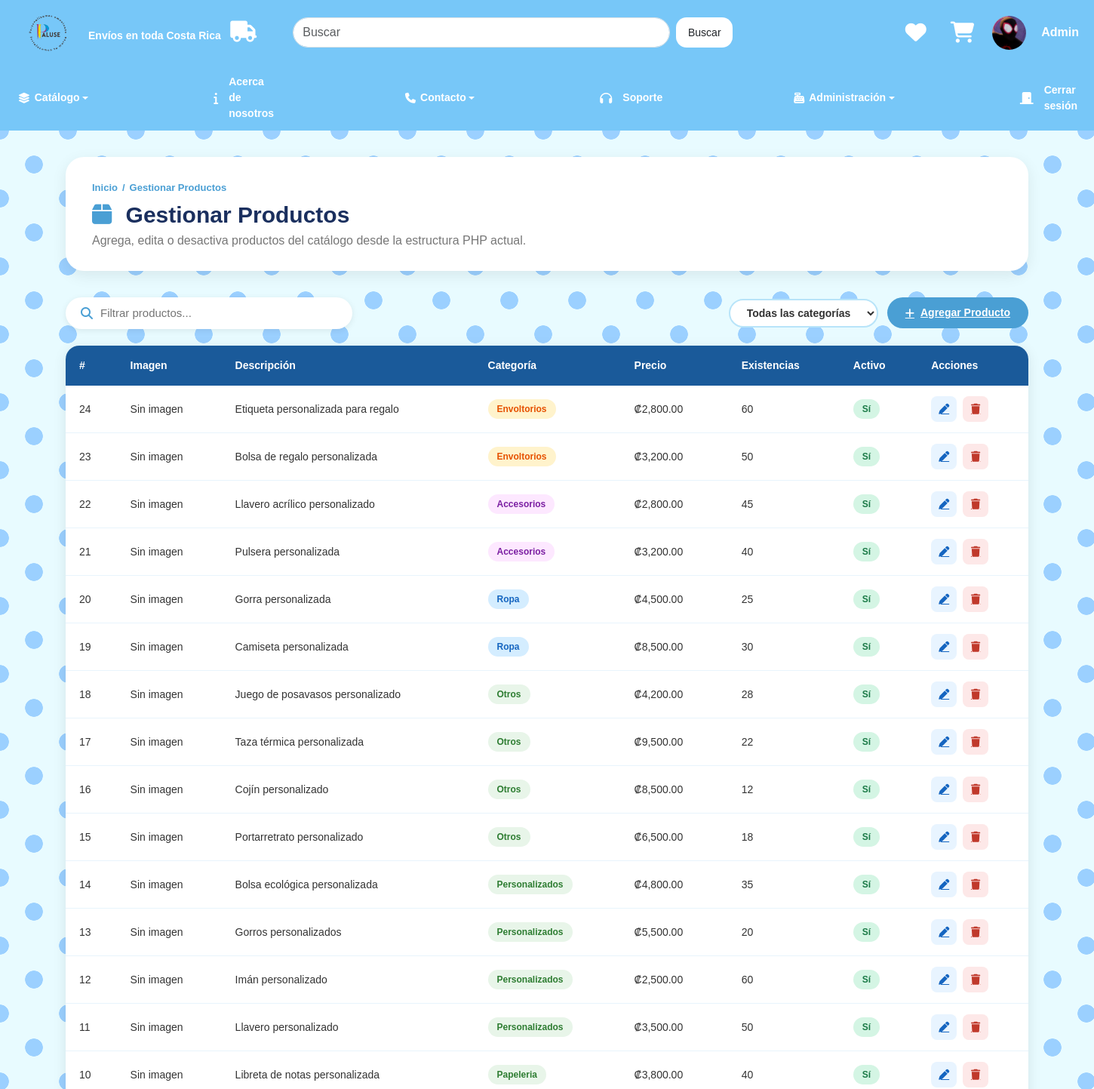
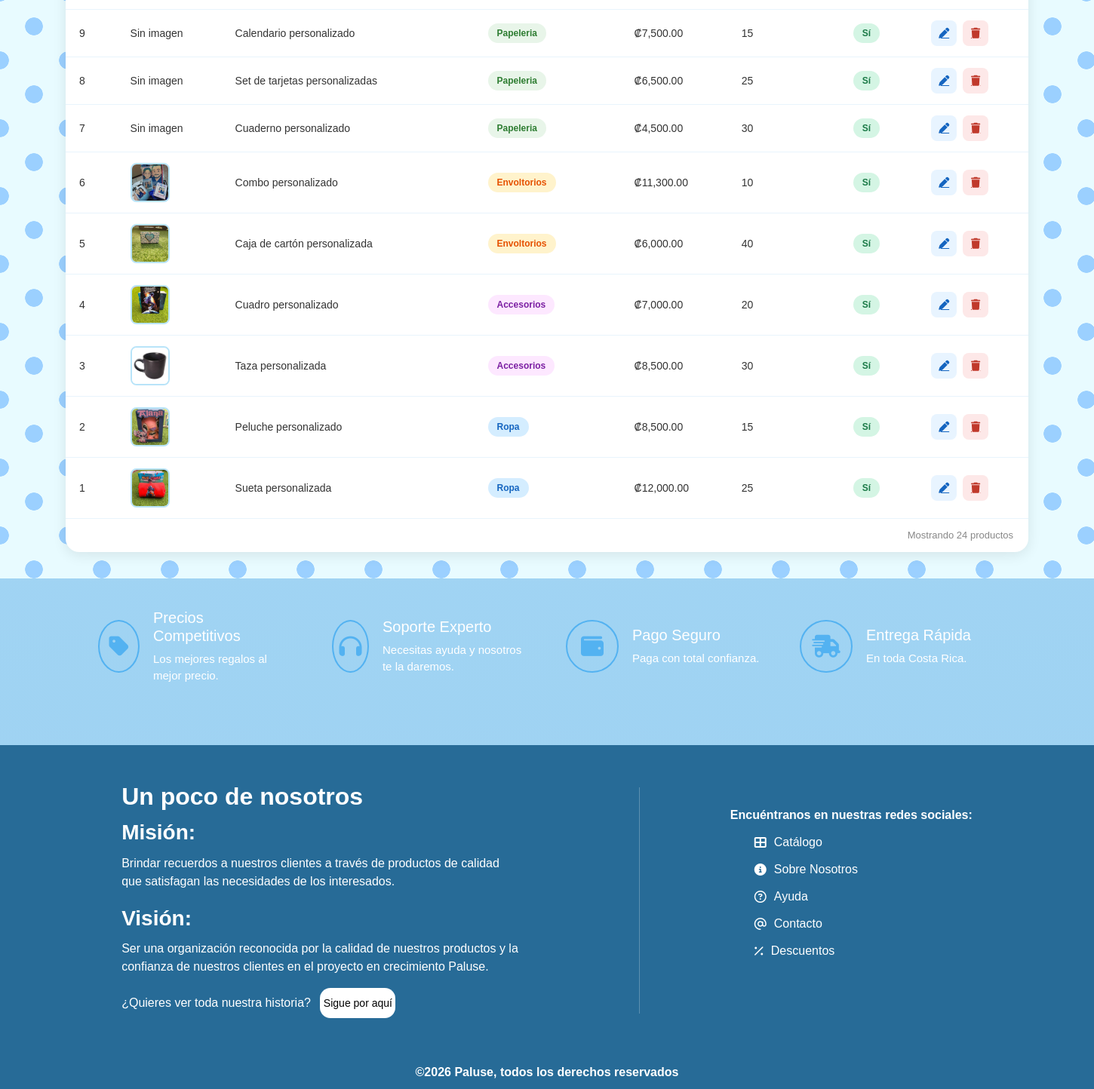
/producto/index (signed in), run on the app's committed database (2 pictures, top to bottom).
### tables this page shows
CREATE TABLE producto (
  id_producto INT NOT NULL AUTO_INCREMENT,
  id_categoria INT NOT NULL,
  descripcion VARCHAR(50) NOT NULL,
  detalle TEXT,
  precio DECIMAL(12,2) CHECK (precio >= 0),
  existencias INT UNSIGNED CHECK (existencias >= 0),
  ruta_imagen VARCHAR(1024),
  activo BOOLEAN,
  fecha_creacion TIMESTAMP DEFAULT CURRENT_TIMESTAMP,
  fecha_modificacion TIMESTAMP DEFAULT CURRENT_TIMESTAMP ON UPDATE CURRENT_TIMESTAMP,
  PRIMARY KEY (id_producto),
  UNIQUE (descripcion),
  INDEX ndx_descripcion (descripcion),
  FOREIGN KEY fk_producto_categoria (id_categoria) REFERENCES categoria(id_categoria)
);

CREATE TABLE categoria (
  id_categoria INT NOT NULL AUTO_INCREMENT,
  descripcion VARCHAR(50) NOT NULL,
  ruta_imagen VARCHAR(1024),
  activo BOOLEAN,
  fecha_creacion TIMESTAMP DEFAULT CURRENT_TIMESTAMP,
  fecha_modificacion TIMESTAMP DEFAULT CURRENT_TIMESTAMP ON UPDATE CURRENT_TIMESTAMP,
  PRIMARY KEY (id_categoria),
  UNIQUE (descripcion),
  INDEX ndx_descripcion (descripcion)
);

### app/controllers/ProductoController.php (called while the page is built, shortened)
<?php
class ProductoController extends Controller {
    private $productoModel;
    private $categoriaModel;
    public function __construct() {
        $this->productoModel = $this->model('Producto');
        $this->categoriaModel = $this->model('Categoria');
    }
    public function index() {
        $this->view('producto/index', [
            'productos' => $this->productoModel->getAll(),
            'categorias' => $this->categoriaModel->getAll(),
            'css' => [
                'indexStyles.css',
                'adminStyles.css',
                'gestionarProductosStyles.css'
            ]
        ]);
    }
}

### app/core/App.php (called while the page is built, shortened)
<?php
class App {
    protected $method = 'index';
    public function __construct() {
        $url = $this->parseUrl();
        if (isset($url[0]) && file_exists('../app/controllers/' . ucfirst($url[0]) . 'Controller.php')) {
            unset($url[0]);
        }
        $this->controller = new $this->controller;
        if (isset($url[1]) && method_exists($this->controller, $url[1])) {
            $this->method = $url[1];
            unset($url[1]);
        }
        $this->params = $url ? array_values($url) : [];
        call_user_func_array([$this->controller, $this->method], $this->params);
    }
    public function parseUrl() {
        if (isset($_GET['url'])) {
            $url = rtrim($_GET['url'], '/');
            return explode('/', filter_var($url, FILTER_SANITIZE_URL));
        }
        return [];
    }
}

### public/index.php (called while the page is built, shortened)
<?php
require_once '../app/core/App.php';
$app = new App();

### app/models/Producto.php (called while the page is built, shortened)
<?php
require_once '../app/config/Database.php';
class Producto {
    private $db;
    public function __construct() {
        $this->db = Database::getInstance()->getConnection();
    }
    public function getAll() {
        $query = "SELECT producto.*, categoria.descripcion AS categoria_descripcion
                  FROM producto
                  INNER JOIN categoria ON producto.id_categoria = categoria.id_categoria
                  ORDER BY producto.id_producto DESC";
        $result = $this->db->query($query);
        $productos = [];
        if ($result && $result->num_rows > 0) {
            while ($row = $result->fetch_assoc()) {
                $productos[] = $row;
            }
        }
        return $productos;
    }
}

### app/config/Database.php (called while the page is built, shortened)
<?php
class Database {
    private static $instance = null;
    private $conn;
    private function __construct() {
        try {
            $this->conn = new mysqli(DB_HOST, DB_USER, DB_PASS, DB_NAME);
            $this->conn->set_charset("utf8");
        } catch (mysqli_sql_exception $e) {
            die("Error de conexión a la base de datos. Por favor, verifica que MySQL esté encendido y la base de datos '" . DB_NAME . "' exista. Detalle: " . $e->getMessage());
        }
    }
    public static function getInstance() {
        if (!self::$instance) {
            self::$instance = new Database();
        }
        return self::$instance;
    }
    public function getConnection() {
        return $this->conn;
    }
}

### app/views/producto/index.php (the view, shortened to what this page needs)
<?php require_once '../app/views/layouts/head.php'; ?>
<?php require_once '../app/views/layouts/header.php'; ?>
<?php
function productoBadgeClass($categoria) {
    $normalized = strtolower(trim($categoria));
    switch ($normalized) {
        case 'ropa':
            return 'badge-ropa';
        case 'accesorios':
            return 'badge-accesorios';
        case 'envoltorios':
            return 'badge-envoltorios';
        default:
            return 'badge-otros';
    }
}
?>
<main class="admin-page">
    <section class="admin-header">
        <div class="admin-header-texto">
            <nav class="breadcrumb-admin" aria-label="breadcrumb">
                <a href="<?= BASE_URL ?>">Inicio</a>
                <span>/</span>
                <span>Gestionar Productos</span>
            </nav>
            <h1>
                <i class="fa-solid fa-box"></i>
                Gestionar Productos
            </h1>
            <p>Agrega, edita o desactiva productos del catálogo desde la estructura PHP actual.</p>
        </div>
    </section>
    <div class="gp-toolbar">
        <div class="gp-busqueda">
            <i class="fa-solid fa-magnifying-glass"></i>
            <input type="text" id="filtroProducto" placeholder="Filtrar productos..." oninput="filtrarTabla()">
        </div>
        <div class="gp-toolbar-derecha">
            <select id="filtroCategoria" class="gp-select" onchange="filtrarTabla()">
                <option value="">Todas las categorías</option>
            </select>
            <a href="<?= BASE_URL ?>/producto/create" class="btn-agregar">
                <i class="fa-solid fa-plus"></i>
                Agregar Producto
            </a>
        </div>
    </div>
    <div class="gp-tabla-contenedor">
        <table class="gp-tabla" id="tablaProductos">
            <thead>
                <tr>
                    <th>#</th>
                    <th>Imagen</th>
                    <th>Descripción</th>
                    <th>Categoría</th>
                    <th>Precio</th>
                    <th>Existencias</th>
                    <th>Activo</th>
                    <th>Acciones</th>
                </tr>
            </thead>
            <tbody>
                <?php foreach ($data['productos'] as $producto): ?>
                    <tr>
                        <td><?= $producto['id_producto'] ?></td>
                        <td>
                            <?php if (!empty($producto['ruta_imagen'])): ?>
                                <img
                                    src="<?= htmlspecialchars($producto['ruta_imagen']) ?>"
                                    class="gp-img-miniatura"
                                    alt="<?= htmlspecialchars($producto['descripcion']) ?>">
                            <?php else: ?>
                                <span>Sin imagen</span>
                            <?php endif; ?>
                        </td>
                        <td class="col-descripcion"><?= htmlspecialchars($producto['descripcion']) ?></td>
                        <td>
                            <span class="gp-badge <?= productoBadgeClass($producto['categoria_descripcion']) ?>">
                                <?= htmlspecialchars($producto['categoria_descripcion']) ?>
                            </span>
                        </td>
                        <td>₡<?= number_format((float) $producto['precio'], 2) ?></td>
                        <td><?= (int) $producto['existencias'] ?></td>
                        <td>
                            <span class="gp-activo <?= !empty($producto['activo']) ? 'activo-si' : 'activo-no' ?>">
                                <?= !empty($producto['activo']) ? 'Sí' : 'No' ?>
                            </span>
                        </td>
                        <td>
                            <div class="gp-acciones">
                                <a
                                    href="<?= BASE_URL ?>/producto/edit/<?= $producto['id_producto'] ?>"
                                    class="btn-editar"
                                    title="Editar">
                                    <i class="fa-solid fa-pen"></i>
                                </a>
                                <a
                                    href="<?= BASE_URL ?>/producto/delete/<?= $producto['id_producto'] ?>"
                                    class="btn-eliminar"
                                    title="Eliminar"
                                    onclick="return confirm('¿Seguro que deseas desactivar este producto?');">
                                    <i class="fa-solid fa-trash"></i>
                                </a>
                            </div>
                        </td>
                    </tr>
                <?php endforeach; ?>
            </tbody>
        </table>
        <div class="gp-contador">
            <span id="contadorProductos">Mostrando <?= count($data['productos']) ?> productos</span>
        </div>
    </div>
</main>
<?php require_once '../app/views/layouts/footer.php'; ?>

### public/css/general.css (style rules this page uses)
* { margin:0; padding:0; box-sizing:border-box; }
body { background:linear-gradient(180deg,#aadcfa,#9dd1f1); font-family:Arial, Helvetica, sans-serif; }

### public/css/indexStyles.css (style rules this page uses)
* { margin: 0; padding: 0; box-sizing: border-box; }
body { background: linear-gradient(180deg, #aadcfa, #9dd1f1); font-family: Arial, Helvetica, sans-serif; }

### public/css/adminStyles.css (style rules this page uses)
.admin-page { min-height: 100vh; padding: 35px 6%; background-color: #e8fbff; background-image: radial-gradient(#9bd0ff 18%, transparent 19%), radial-gradient(#9bd0ff 18%, transparent 19%); background-size: 90px 90px; background-position: 0 0, 45px 45px; }
.admin-header { display: flex; justify-content: space-between; align-items: center; background: white; border-radius: 24px; padding: 28px 35px; margin-bottom: 35px; box-shadow: 0 6px 20px rgba(0, 0, 0, 0.08); flex-wrap: wrap; gap: 15px; }
.admin-header-texto h1 { font-size: 34px; font-weight: 900; color: #1a2f5e; margin-bottom: 4px; }
.admin-header-texto p { color: #777; font-size: 16px; margin: 0; }

### public/css/gestionarProductosStyles.css (style rules this page uses)
.breadcrumb-admin { display: inline-flex; align-items: center; gap: 6px; font-size: 13px; font-weight: 600; color: #4a9fd4; margin-bottom: 8px; }
.breadcrumb-admin a { color: #4a9fd4; text-decoration: none; transition: 0.2s; }
.breadcrumb-admin span { color: #4a9fd4; }
.admin-header-texto h1 { font-size: 30px; font-weight: 900; color: #1a2f5e; margin-bottom: 4px; }
.admin-header-texto h1 i { margin-right: 10px; color: #4a9fd4; }
.gp-toolbar { display: flex; justify-content: space-between; align-items: center; margin-bottom: 22px; gap: 14px; flex-wrap: wrap; }
.gp-busqueda { display: flex; align-items: center; background: white; border-radius: 50px; padding: 10px 20px; gap: 10px; box-shadow: 0 2px 8px rgba(0,0,0,0.08); flex: 1; max-width: 380px; }
.gp-busqueda i { color: #4a9fd4; font-size: 16px; }
.gp-busqueda input { border: none; outline: none; font-size: 15px; width: 100%; background: transparent; color: #333; }
.gp-toolbar-derecha { display: flex; align-items: center; gap: 12px; }
.gp-select { border: 2px solid #b8e4f9; border-radius: 50px; padding: 8px 18px; font-size: 14px; font-weight: 600; color: #333; background: white; cursor: pointer; outline: none; transition: border-color 0.2s; }
.btn-agregar { background: #4a9fd4; color: white; border: none; border-radius: 50px; padding: 10px 24px; font-size: 14px; font-weight: 700; cursor: pointer; display: flex; align-items: center; gap: 8px; transition: background 0.25s, transform 0.2s; white-space: nowrap; }
.gp-tabla-contenedor { background: white; border-radius: 18px; box-shadow: 0 4px 18px rgba(0,0,0,0.09); overflow: hidden; }
.gp-tabla { width: 100%; border-collapse: collapse; }
.gp-tabla thead tr { background: #1a5a9a; color: white; }
.gp-tabla thead th { padding: 16px 18px; font-size: 14px; font-weight: 700; text-align: left; white-space: nowrap; }
.gp-tabla tbody tr { border-bottom: 1px solid #e8f4fc; transition: background 0.18s; }
.gp-tabla tbody tr:last-child { border-bottom: none; }
.gp-tabla td { padding: 14px 18px; font-size: 14px; color: #333; vertical-align: middle; }
.gp-img-miniatura { width: 52px; height: 52px; object-fit: cover; border-radius: 8px; border: 2px solid #b8e4f9; }
.gp-badge { font-size: 12px; font-weight: 700; padding: 4px 12px; border-radius: 50px; display: inline-block; }
.badge-ropa { background: #d4edff; color: #1565c0; }
.badge-accesorios { background: #fde8ff; color: #7b1fa2; }
.badge-envoltorios { background: #fff3cc; color: #e65100; }
.badge-otros { background: #e8f5e9; color: #2e7d32; }
.gp-activo { font-size: 12px; font-weight: 700; padding: 4px 12px; border-radius: 50px; display: inline-block; }
.activo-si { background: #d4f5e4; color: #1b7a47; }
.gp-acciones { display: flex; gap: 8px; }
.btn-editar, .btn-eliminar { width: 34px; height: 34px; border: none; border-radius: 8px; cursor: pointer; display: flex; align-items: center; justify-content: center; font-size: 14px; transition: transform 0.2s, opacity 0.2s; }
.btn-editar { background: #e8f4ff; color: #1565c0; }
.btn-eliminar { background: #fde8e8; color: #c0392b; }
.gp-contador { padding: 12px 20px; font-size: 13px; color: #888; border-top: 1px solid #e8f4fc; text-align: right; }

### data on the page
producto: id_producto "24", shows "Sin imagen", descripcion "Etiqueta personalizada para regalo", id_categoria.descripcion "Envoltorios", precio "2,800.00", existencias "60", activo "Sí"
producto: id_producto "23", shows "Sin imagen", descripcion "Bolsa de regalo personalizada", id_categoria.descripcion "Envoltorios", precio "3,200.00", existencias "50", activo "Sí"
producto: id_producto "22", shows "Sin imagen", descripcion "Llavero acrílico personalizado", id_categoria.descripcion "Accesorios", precio "2,800.00", existencias "45", activo "Sí"
producto: id_producto "21", shows "Sin imagen", descripcion "Pulsera personalizada", id_categoria.descripcion "Accesorios", precio "3,200.00", existencias "40", activo "Sí"
producto: id_producto "20", shows "Sin imagen", descripcion "Gorra personalizada", id_categoria.descripcion "Ropa", precio "4,500.00", existencias "25", activo "Sí"
producto: id_producto "19", shows "Sin imagen", descripcion "Camiseta personalizada", id_categoria.descripcion "Ropa", precio "8,500.00", existencias "30", activo "Sí"
producto: id_producto "18", shows "Sin imagen", descripcion "Juego de posavasos personalizado", id_categoria.descripcion "Otros", precio "4,200.00", existencias "28", activo "Sí"
producto: id_producto "17", shows "Sin imagen", descripcion "Taza térmica personalizada", id_categoria.descripcion "Otros", precio "9,500.00", existencias "22", activo "Sí"
producto: id_producto "16", shows "Sin imagen", descripcion "Cojín personalizado", id_categoria.descripcion "Otros", precio "8,500.00", existencias "12", activo "Sí"
producto: id_producto "15", shows "Sin imagen", descripcion "Portarretrato personalizado", id_categoria.descripcion "Otros", precio "6,500.00", existencias "18", activo "Sí"
producto: id_producto "14", shows "Sin imagen", descripcion "Bolsa ecológica personalizada", id_categoria.descripcion "Personalizados", precio "4,800.00", existencias "35", activo "Sí"
producto: id_producto "13", shows "Sin imagen", descripcion "Gorros personalizados", id_categoria.descripcion "Personalizados", precio "5,500.00", existencias "20", activo "Sí"
producto: id_producto "12", shows "Sin imagen", descripcion "Imán personalizado", id_categoria.descripcion "Personalizados", precio "2,500.00", existencias "60", activo "Sí"
producto: id_producto "11", shows "Sin imagen", descripcion "Llavero personalizado", id_categoria.descripcion "Personalizados", precio "3,500.00", existencias "50", activo "Sí"
producto: id_producto "10", shows "Sin imagen", descripcion "Libreta de notas personalizada", id_categoria.descripcion "Papeleria", precio "3,800.00", existencias "40", activo "Sí"
producto: id_producto "9", shows "Sin imagen", descripcion "Calendario personalizado", id_categoria.descripcion "Papeleria", precio "7,500.00", existencias "15", activo "Sí"
producto: id_producto "8", shows "Sin imagen", descripcion "Set de tarjetas personalizadas", id_categoria.descripcion "Papeleria", precio "6,500.00", existencias "25", activo "Sí"
producto: id_producto "7", shows "Sin imagen", descripcion "Cuaderno personalizado", id_categoria.descripcion "Papeleria", precio "4,500.00", existencias "30", activo "Sí"
producto: id_producto "6", ruta_imagen (picture), descripcion "Combo personalizado", id_categoria.descripcion "Envoltorios", precio "11,300.00", existencias "10", activo "Sí"
producto: id_producto "5", ruta_imagen (picture), descripcion "Caja de cartón personalizada", id_categoria.descripcion "Envoltorios", precio "6,000.00", existencias "40", activo "Sí"
producto: id_producto "4", ruta_imagen (picture), descripcion "Cuadro personalizado", id_categoria.descripcion "Accesorios", precio "7,000.00", existencias "20", activo "Sí"
producto: id_producto "3", ruta_imagen (picture), descripcion "Taza personalizada", id_categoria.descripcion "Accesorios", precio "8,500.00", existencias "30", activo "Sí"
producto: id_producto "2", ruta_imagen (picture), descripcion "Peluche personalizado", id_categoria.descripcion "Ropa", precio "8,500.00", existencias "15", activo "Sí"
producto: id_producto "1", ruta_imagen (picture), descripcion "Sueta personalizada", id_categoria.descripcion "Ropa", precio "12,000.00", existencias "25", activo "Sí"

### other printed values
$_SESSION['nombre'] "Admin"
count($data['productos']) "24"
